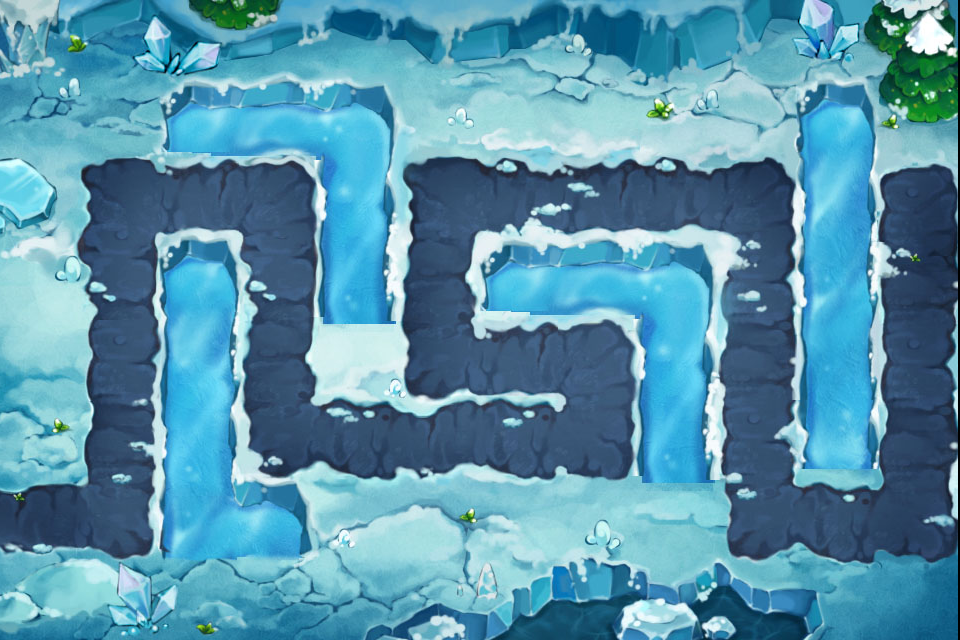

This game map was drawn from its Tiled (.tmx) file and the tilesets committed beside it. A one-line description and the trimmed map source follow:
An orthogonal 12x8 tile map with 80x80 px tiles, 1 tile layer (Background) and 17 objects (4x wood, 4x firebrand, hero, stakes1.png, icecrystal1.png, ...).

<map version="1.0" orientation="orthogonal" width="12" height="8" tilewidth="80" tileheight="80">
 <tileset firstgid="1" name="level3_7bg" tilewidth="80" tileheight="80">
  <tileoffset x="-2" y="0" />
  <image source="level3_7bg.jpg" width="960" height="640" />
  <tile id="12">
   <properties>
    <property name="tiletype" value="1" />
   </properties>
  </tile>
  <tile id="13">
   <properties>
    <property name="tiletype" value="1" />
   </properties>
  </tile>
  <tile id="14">
   <properties>
    <property name="tiletype" value="2" />
   </properties>
  </tile>
  <tile id="15">
   <properties>
    <property name="tiletype" value="2" />
   </properties>
  </tile>
  <tile id="16">
   <properties>
    <property name="tiletype" value="2" />
   </properties>
  </tile>
  <tile id="17">
   <properties>
    <property name="tiletype" value="1" />
   </properties>
  </tile>
  <tile id="18">
   <properties>
    <property name="tiletype" value="1" />
   </properties>
  </tile>
  <tile id="19">
   <properties>
    <property name="tiletype" value="1" />
   </properties>
  </tile>
  <tile id="20">
   <properties>
    <property name="tiletype" value="1" />
   </properties>
  </tile>
  <tile id="21">
   <properties>
    <property name="tiletype" value="1" />
   </properties>
  </tile>
  <tile id="22">
   <properties>
    <property name="tiletype" value="2" />
   </properties>
  </tile>
  <tile id="25">
   <properties>
    <property name="tiletype" value="0" />
   </properties>
  </tile>
  <tile id="26">
   <properties>
    <property name="tiletype" value="0" />
   </properties>
  </tile>
  <tile id="27">
   <properties>
    <property name="tiletype" value="0" />
   </properties>
  </tile>
  <tile id="28">
   <properties>
    <property name="tiletype" value="2" />
   </properties>
  </tile>
  <tile id="29">
   <properties>
    <property name="tiletype" value="0" />
   </properties>
  </tile>
  <tile id="30">
   <properties>
    <property name="tiletype" value="0" />
   </properties>
  </tile>
  <tile id="31">
   <properties>
    <property name="tiletype" value="0" />
   </properties>
  </tile>
  <tile id="32">
   <properties>
    <property name="tiletype" value="0" />
   </properties>
  </tile>
  <tile id="33">
   <properties>
    <property name="tiletype" value="0" />
   </properties>
  </tile>
  <tile id="34">
   <properties>
    <property name="tiletype" value="2" />
   </properties>
  </tile>
  <tile id="36">
   <properties>
    <property name="tiletype" value="1" />
   </properties>
  </tile>
  <tile id="37">
   <properties>
    <property name="tiletype" value="0" />
   </properties>
  </tile>
  <tile id="38">
   <properties>
    <property name="tiletype" value="2" />
   </properties>
  </tile>
  <tile id="39">
   <properties>
    <property name="tiletype" value="0" />
   </properties>
  </tile>
  <tile id="40">
   <properties>
    <property name="tiletype" value="2" />
   </properties>
  </tile>
  <tile id="41">
   <properties>
    <property name="tiletype" value="0" />
   </properties>
  </tile>
  <tile id="42">
   <properties>
    <property name="tiletype" value="2" />
   </properties>
  </tile>
  <tile id="43">
   <properties>
    <property name="tiletype" value="2" />
   </properties>
  </tile>
  <tile id="44">
   <properties>
    <property name="tiletype" value="2" />
   </properties>
  </tile>
  <tile id="45">
   <properties>
    <property name="tiletype" value="0" />
   </properties>
  </tile>
  <tile id="46">
   <properties>
    <property name="tiletype" value="2" />
   </properties>
  </tile>
  <tile id="47">
   <properties>
    <property name="tiletype" value="0" />
   </properties>
  </tile>
  <tile id="49">
   <properties>
    <property name="tiletype" value="0" />
   </properties>
  </tile>
  <tile id="50">
   <properties>
    <property name="tiletype" value="2" />
   </properties>
  </tile>
  <tile id="51">
   <properties>
    <property name="tiletype" value="0" />
   </properties>
  </tile>
  <tile id="53">
   <properties>
    <property name="tiletype" value="0" />
   </properties>
  </tile>
  <tile id="54">
   <properties>
    <property name="tiletype" value="0" />
   </properties>
  </tile>
  <tile id="55">
   <properties>
    <property name="tiletype" value="0" />
   </properties>
  </tile>
  <tile id="56">
   <properties>
    <property name="tiletype" value="2" />
   </properties>
  </tile>
  <tile id="57">
   <properties>
    <property name="tiletype" value="0" />
   </properties>
  </tile>
  <tile id="58">
   <properties>
    <property name="tiletype" value="2" />
   </properties>
  </tile>
  <tile id="59">
   <properties>
    <property name="tiletype" value="0" />
   </properties>
  </tile>
  <tile id="60">
   <properties>
    <property name="tiletype" value="1" />
   </properties>
  </tile>
  <tile id="61">
   <properties>
    <property name="tiletype" value="0" />
   </properties>
  </tile>
  <tile id="62">
   <properties>
    <property name="tiletype" value="2" />
   </properties>
  </tile>
  <tile id="63">
   <properties>
    <property name="tiletype" value="0" />
   </properties>
  </tile>
  <tile id="64">
   <properties>
    <property name="tiletype" value="0" />
   </properties>
  </tile>
  <tile id="65">
   <properties>
    <property name="tiletype" value="0" />
   </properties>
  </tile>
  <tile id="66">
   <properties>
    <property name="tiletype" value="0" />
   </properties>
  </tile>
  <tile id="67">
   <properties>
    <property name="tiletype" value="0" />
   </properties>
  </tile>
  <tile id="68">
   <properties>
    <property name="tiletype" value="2" />
   </properties>
  </tile>
  <tile id="69">
   <properties>
    <property name="tiletype" value="0" />
   </properties>
  </tile>
  <tile id="70">
   <properties>
    <property name="tiletype" value="2" />
   </properties>
  </tile>
  <tile id="71">
   <properties>
    <property name="tiletype" value="0" />
   </properties>
  </tile>
  <tile id="72">
   <properties>
    <property name="tiletype" value="0" />
   </properties>
  </tile>
  <tile id="73">
   <properties>
    <property name="tiletype" value="0" />
   </properties>
  </tile>
  <tile id="74">
   <properties>
    <property name="tiletype" value="2" />
   </properties>
  </tile>
  <tile id="75">
   <properties>
    <property name="tiletype" value="2" />
   </properties>
  </tile>
  <tile id="76">
   <properties>
    <property name="tiletype" value="1" />
   </properties>
  </tile>
  <tile id="77">
   <properties>
    <property name="tiletype" value="1" />
   </properties>
  </tile>
  <tile id="78">
   <properties>
    <property name="tiletype" value="1" />
   </properties>
  </tile>
  <tile id="79">
   <properties>
    <property name="tiletype" value="1" />
   </properties>
  </tile>
  <tile id="80">
   <properties>
    <property name="tiletype" value="1" />
   </properties>
  </tile>
  <tile id="81">
   <properties>
    <property name="tiletype" value="0" />
   </properties>
  </tile>
  <tile id="82">
   <properties>
    <property name="tiletype" value="0" />
   </properties>
  </tile>
  <tile id="83">
   <properties>
    <property name="tiletype" value="0" />
   </properties>
  </tile>
 </tileset>
 <layer name="Background" width="12" height="8">
  <data>[96 cells, 96 non-empty, 96 distinct tile ids]</data>
 </layer>
 <objectgroup name="Objects" width="12" height="8">
  <object name="hero" x="338" y="379" />
  <object name="stakes1.png" x="17" y="391" />
  <object name="icecrystal1.png" x="283" y="621" />
  <object name="wood" x="177" y="541" />
  <object name="wood" x="262" y="142" />
  <object name="wood" x="583" y="303" />
  <object name="wood" x="817" y="224" />
  <object name="firebrand" x="246" y="494" />
  <object name="firebrand" x="550" y="420" />
  <object name="firebrand" x="717" y="261" />
  <object name="firebrand" x="861" y="502" />
  <object name="watergress1.png" x="242" y="189" />
  </objectgroup>
</map>
<!-- 5 of 17 objects omitted -->
